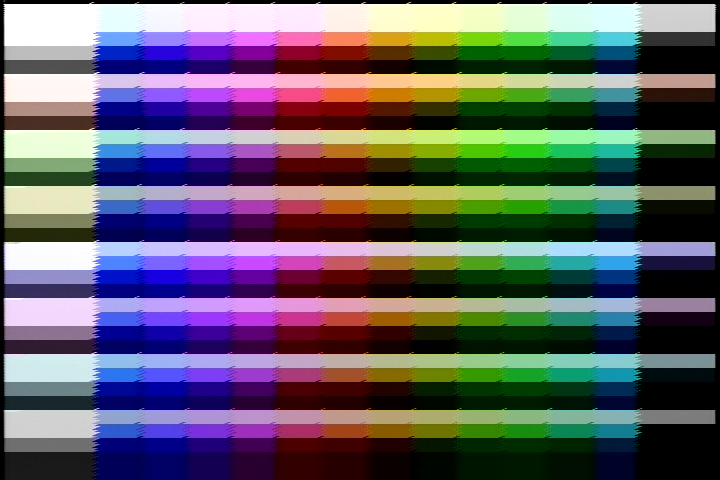
#> input picture full_palette_picker/full_palette_persune_NTSC_M.png, 720 x 480 px
$ python palpick.py full_palette_persune_NTSC_M.png 5 5 100 100 100 100 5 5 5 5
#> lines starting #> are read from the running program, lines starting #| are printed output that depends on the picture
#!/usr/bin/env python
# full_palette palette picker

# Permission is hereby granted, free of charge, to any person obtaining a copy
# of this software and associated documentation files (the "Software"), to deal
# in the Software without restriction, including without limitation the rights
# to use, copy, modify, merge, publish, distribute, sublicense, and/or sell
# copies of the Software, and to permit persons to whom the Software is
# furnished to do so.

# THE SOFTWARE IS PROVIDED "AS IS", WITHOUT WARRANTY OF ANY KIND, EXPRESS OR
# IMPLIED, INCLUDING BUT NOT LIMITED TO THE WARRANTIES OF MERCHANTABILITY,
# FITNESS FOR A PARTICULAR PURPOSE AND NONINFRINGEMENT. IN NO EVENT SHALL THE
# AUTHORS OR COPYRIGHT HOLDERS BE LIABLE FOR ANY CLAIM, DAMAGES OR OTHER
# LIABILITY, WHETHER IN AN ACTION OF CONTRACT, TORT OR OTHERWISE, ARISING FROM,
# OUT OF OR IN CONNECTION WITH THE SOFTWARE OR THE USE OR OTHER DEALINGS IN THE
# SOFTWARE.

import os
import sys
import argparse
from PIL import Image
import numpy as np

VERSION = "0.2.0"

def parse_argv(argv):
    parser=argparse.ArgumentParser(
        description="full_palette palette picker",
        epilog="version " + VERSION)
    # output options
    parser.add_argument(
        "-d",
        "--debug",
        action="store_true",
        help="debug messages")
    parser.add_argument(
        "input",
        help="Input full_palette screenshot, index matched by input palette.\
            Output will be saved as \"input.pal\".",
        type=str)
    parser.add_argument(
        "grid_start",
        help="Top-left coordinate of starting grid cell (X, Y).",
        nargs=2,
        type=int)
    parser.add_argument(
        "grid_size",
        help="Grid dimensions (X, Y).",
        nargs=2,
        type=int)
    parser.add_argument(
        "cell_size",
        help="Cell dimensions (X, Y).",
        nargs=2,
        type=int)
    parser.add_argument(
        "crop",
        help="How much to crop into the cell (Top, Left, Right, Bottom).",
        nargs=4,
        type=int)
    return parser.parse_args(argv[1:])

def crop_swatch(
    fulpal_im: Image.Image,
    index: int,
    grid_start: tuple[int, int],
    grid_size: tuple[int, int],
    cell_size: tuple[int, int],
    crop: tuple[int, int, int, int],
    debug: bool
):
    """
    Given an index and grid attributes, crop a solid swatch of color and return
    its color in 64-bit floating point.

    :param fulpal_im: The full_palette screenshot
    :type fulpal_im: Image.Image
    :param index: Cell index to access,
    :type index: intgrid_size
    :param grid_start: Top-left coordinate of starting grid cell
    :type grid_start: tuple[int, int]
    :param grid_size: Grid dimensions
    :type grid_size: tuple[int, int]
    :param cell_size: Cell dimensions
    :type cell_size: tuple[int, int]
    :param crop: How much to crop into the cell (Top, Left, Right, Bottom)
    :type crop: tuple[int, int, int, int]
    :param debug: Enable debug output
    :type debug: bool

    :return: Cropped swatch image
    :rtype: Image.Image
    """
    index_x = index % grid_size[0]
    index_y = int(index / grid_size[0])
    left = index_x*cell_size[0] + grid_start[0] + crop[1]
    top = index_y*cell_size[1] + grid_start[1] + crop[0]
    right = ((index_x+1)*cell_size[0]) + grid_start[0] - crop[2]
    bottom = ((index_y+1)*cell_size[1]) + grid_start[1] - crop[3]

    swatch = fulpal_im.crop((left, top, right, bottom))
    if debug:
        swatch.save(os.path.join("debug", f"swatch_{index}.png"))

    swatch = np.asarray(swatch, dtype=np.float64)
    swatch /= 255.
    swatch = np.average(swatch, axis=(0, 1))

    return swatch

def main(argv=None):
    args = parse_argv(argv or sys.argv)
    fulpal_im = Image.open(args.input)
#> fulpal_im is the input picture: PIL image 720x480 RGB; mean R, G, B 96, 92.8, 101.9

    colors = np.zeros((args.grid_size[0], args.grid_size[1], 3), dtype=np.float64)

    for index in range(args.grid_size[0]*args.grid_size[1]):
        # crop a grid square and get the average color
        swatch = crop_swatch(
            fulpal_im,
            index,
            (args.grid_start[0], args.grid_start[1]),
            (args.grid_size[0], args.grid_size[1]),
            (args.cell_size[0], args.cell_size[1]),
            (args.crop[0], args.crop[1], args.crop[2], args.crop[3]),
            args.debug
        )

        index_x = index % args.grid_size[0]
        index_y = int(index / args.grid_size[0])
        colors[index_x, index_y] = swatch
#> this loop made 10000 passes
#> swatch on passes 1 to 3: [0.839, 0.833, 0.846], [0.551, 0.496, 0.873], [0.76, 0.442, 0.747]
#> pass 1, in crop_swatch, `swatch = fulpal_im.crop((left, top, right, bottom))`:
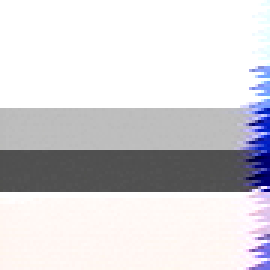
#> swatch: PIL image 90x90 RGB (shown 3 times larger); mean R, G, B 214, 212.3, 215.8
#> pass 2, in crop_swatch (call 2), `swatch = fulpal_im.crop((left, top, right, bottom))`:
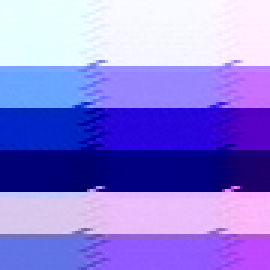
#> swatch: PIL image 90x90 RGB (shown 3 times larger); mean R, G, B 140.4, 126.6, 222.6
#> after the loop:
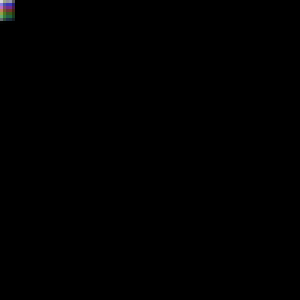
#> colors: shape (100, 100, 3) float64 (shown 3 times larger); mean R, G, B 0.00127, 0.00124, 0.00135

    # TODO: different sort modes depending on full_palette
    EMPHASIS = 8
    HUE = 16
    VALUE = 4
    fulpal = np.zeros((EMPHASIS, VALUE, HUE, 3), dtype=np.float64)

    black = colors[13, 2]
#> black = [0, 0, 0]

    for emph in range(EMPHASIS):
        for value in range(VALUE):
            for hue in range(HUE):
                index_x = hue
                index_y = VALUE-(value+1) + emph*(VALUE)
                if hue >= 0xE:
                    fulpal[emph, value, hue] = black
                else:
                    fulpal[emph, value, hue] = colors[index_x, index_y]

    with open((os.path.splitext(args.input)[0] + ".pal"), mode="wb") as palfile:
        palfile.write(np.uint8(np.around(fulpal*0xFF)))

    with open((os.path.splitext(args.input)[0] + ".fpal"), mode="wb") as fpalfile:
        fpalfile.write(fulpal)

if __name__=='__main__':
    main(sys.argv)
